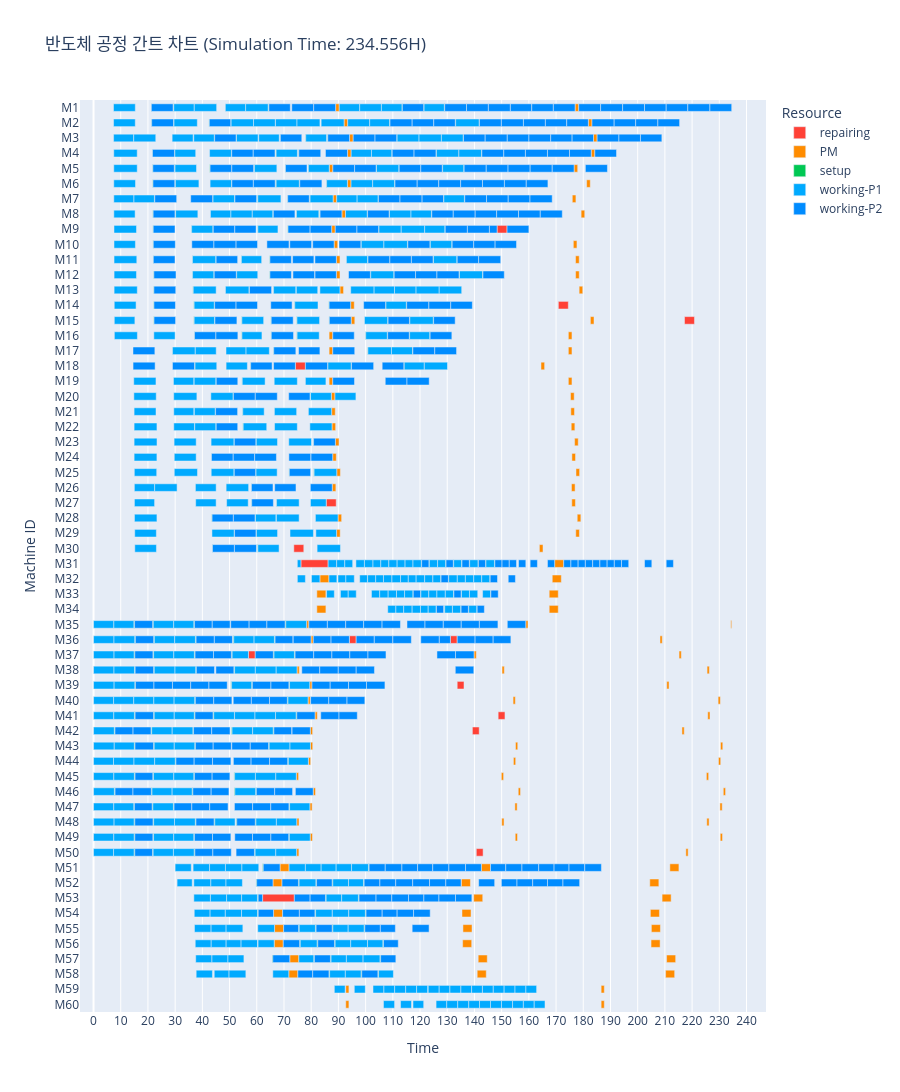

Source (notebook cell):
### Code cell
env.run(until=scheduler.job_chk_process)
fig = create_gantt_chart(
    logs=event_logger.logs,
    max_time=event_logger.now,
    title=f"반도체 공정 간트 차트 (Simulation Time: {round(event_logger.now, 3)}{TIME_UNIT})")
fig.show()
fig.write_html("gantt_chart.html")

### Figure 1 — Plotly figure (JSON) as saved in the notebook; plotly's stock layout.template omitted (floating-point values rounded to 4 significant figures; data arrays with more than 128 entries replaced by an {"elided": "..."} marker saying what was removed)
{"data": [{"base": [170.8, 217.2, 74.2, 85.53, 73.61, 76.22, 94.03, 131.2, 56.94, 133.7, 148.7, 139.2, 140.7, 62.13, 148.3], "customdata": [[""], [""], [""], [""], [""], [""], [""], [""], [""], [""], [""], [""], [""], [""], [""]], "hovertemplate": "Resource=repairing<br>Start=%{base}<br>Finish=%{x}<br>Task=%{y}<br>job_op=%{customdata[0]}<extra></extra>", "legendgroup": "repairing", "marker": {"color": "rgb(255, 65, 54)", "pattern": {"shape": ""}}, "name": "repairing", "orientation": "h", "showlegend": true, "textposition": "auto", "type": "bar", "width": 0.5, "x": [3.667, 3.667, 3.667, 3.667, 3.667, 10.0, 2.5, 2.5, 2.5, 2.5, 2.5, 2.5, 2.5, 11.67, 3.667], "xaxis": "x", "y": ["M14", "M15", "M18", "M27", "M30", "M31", "M36", "M36", "M37", "M39", "M41", "M42", "M50", "M53", "M9"], "yaxis": "y"}, {"base": {"elided": "131 float values"}, "customdata": {"elided": "131x1 str values"}, "hovertemplate": "Resource=PM<br>Start=%{base}<br>Finish=%{x}<br>Task=%{y}<br>job_op=%{customdata[0]}<extra></extra>", "legendgroup": "PM", "marker": {"color": "rgb(255, 140, 0)", "pattern": {"shape": ""}}, "name": "PM", "orientation": "h", "showlegend": true, "textposition": "auto", "type": "bar", "width": 0.5, "x": {"elided": "131 float values"}, "xaxis": "x", "y": {"elided": "131 str values"}, "yaxis": "y"}, {"base": {"elided": "272 float values"}, "customdata": {"elided": "272x1 str values"}, "hovertemplate": "Resource=setup<br>Start=%{base}<br>Finish=%{x}<br>Task=%{y}<br>job_op=%{customdata[0]}<extra></extra>", "legendgroup": "setup", "marker": {"color": "rgb(0, 200, 83)", "pattern": {"shape": ""}}, "name": "setup", "orientation": "h", "showlegend": true, "textposition": "auto", "type": "bar", "width": 0.5, "x": {"elided": "272 float values"}, "xaxis": "x", "y": {"elided": "272 str values"}, "yaxis": "y"}, {"base": {"elided": "423 float values"}, "customdata": {"elided": "423x1 str values"}, "hovertemplate": "Resource=working-P1<br>Start=%{base}<br>Finish=%{x}<br>Task=%{y}<br>job_op=%{customdata[0]}<extra></extra>", "legendgroup": "working-P1", "marker": {"color": "rgb(0, 170, 255)", "pattern": {"shape": ""}}, "name": "working-P1", "orientation": "h", "showlegend": true, "textposition": "auto", "type": "bar", "width": 0.5, "x": {"elided": "423 float values"}, "xaxis": "x", "y": {"elided": "423 str values"}, "yaxis": "y"}, {"base": {"elided": "424 float values"}, "customdata": {"elided": "424x1 str values"}, "hovertemplate": "Resource=working-P2<br>Start=%{base}<br>Finish=%{x}<br>Task=%{y}<br>job_op=%{customdata[0]}<extra></extra>", "legendgroup": "working-P2", "marker": {"color": "rgb(0, 140, 255)", "pattern": {"shape": ""}}, "name": "working-P2", "orientation": "h", "showlegend": true, "textposition": "auto", "type": "bar", "width": 0.5, "x": {"elided": "424 float values"}, "xaxis": "x", "y": {"elided": "424 str values"}, "yaxis": "y"}], "layout": {"barmode": "relative", "height": 3000, "legend": {"title": {"text": "Resource"}, "tracegroupgap": 0}, "title": {"text": "반도체 공정 간트 차트 (Simulation Time: 234.556H)"}, "xaxis": {"anchor": "y", "domain": [0, 1], "dtick": 10, "title": {"text": "Time"}}, "yaxis": {"anchor": "x", "categoryarray": ["M60", "M59", "M58", "M57", "M56", "M55", "M54", "M53", "M52", "M51", "M50", "M49", "M48", "M47", "M46", "M45", "M44", "M43", "M42", "M41", "M40", "M39", "M38", "M37", "M36", "M35", "M34", "M33", "M32", "M31", "M30", "M29", "M28", "M27", "M26", "M25", "M24", "M23", "M22", "M21", "M20", "M19", "M18", "M17", "M16", "M15", "M14", "M13", "M12", "M11", "M10", "M9", "M8", "M7", "M6", "M5", "M4", "M3", "M2", "M1"], "categoryorder": "array", "domain": [0, 1], "title": {"text": "Machine ID"}}}}
